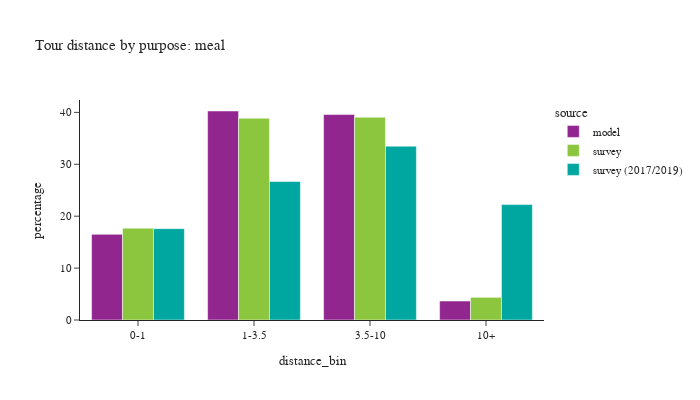

This figure's notebook cell:
### Code cell
plot_bins(tour, tour['pdpurp'] == 6, 'meal')

### Figure 1 — Plotly figure (JSON) as saved in the notebook; plotly's stock layout.template omitted (floating-point values rounded to 4 significant figures)
{"data": [{"alignmentgroup": "True", "customdata": [[60393], [147396], [144887], [13388]], "hovertemplate": "source=model<br>distance_bin=%{x}<br>percentage=%{y}<br>sample count=%{customdata[0]}<extra></extra>", "legendgroup": "model", "marker": {"color": "#91268F", "pattern": {"shape": ""}}, "name": "model", "offsetgroup": "model", "orientation": "v", "showlegend": true, "textposition": "auto", "type": "bar", "x": ["0-1", "1-3.5", "3.5-10", "10+"], "xaxis": "x", "y": [16.5, 40.27, 39.58, 3.657], "yaxis": "y"}, {"alignmentgroup": "True", "customdata": [[257], [244], [192], [73]], "hovertemplate": "source=survey<br>distance_bin=%{x}<br>percentage=%{y}<br>sample count=%{customdata[0]}<extra></extra>", "legendgroup": "survey", "marker": {"color": "#8CC63E", "pattern": {"shape": ""}}, "name": "survey", "offsetgroup": "survey", "orientation": "v", "showlegend": true, "textposition": "auto", "type": "bar", "x": ["0-1", "1-3.5", "3.5-10", "10+"], "xaxis": "x", "y": [17.69, 38.88, 39.07, 4.367], "yaxis": "y"}, {"alignmentgroup": "True", "customdata": [[577], [497], [311], [129]], "hovertemplate": "source=survey (2017/2019)<br>distance_bin=%{x}<br>percentage=%{y}<br>sample count=%{customdata[0]}<extra></extra>", "legendgroup": "survey (2017/2019)", "marker": {"color": "#00A7A0", "pattern": {"shape": ""}}, "name": "survey (2017/2019)", "offsetgroup": "survey (2017/2019)", "orientation": "v", "showlegend": true, "textposition": "auto", "type": "bar", "x": ["0-1", "1-3.5", "3.5-10", "10+"], "xaxis": "x", "y": [17.6, 26.68, 33.49, 22.23], "yaxis": "y"}], "layout": {"barmode": "group", "font": {"size": 11}, "height": 400, "legend": {"title": {"text": "source"}, "tracegroupgap": 0}, "title": {"text": "Tour distance by purpose: meal"}, "width": 700, "xaxis": {"anchor": "y", "domain": [0.0, 1.0], "title": {"text": "distance_bin"}}, "yaxis": {"anchor": "x", "domain": [0.0, 1.0], "title": {"text": "percentage"}}}}
